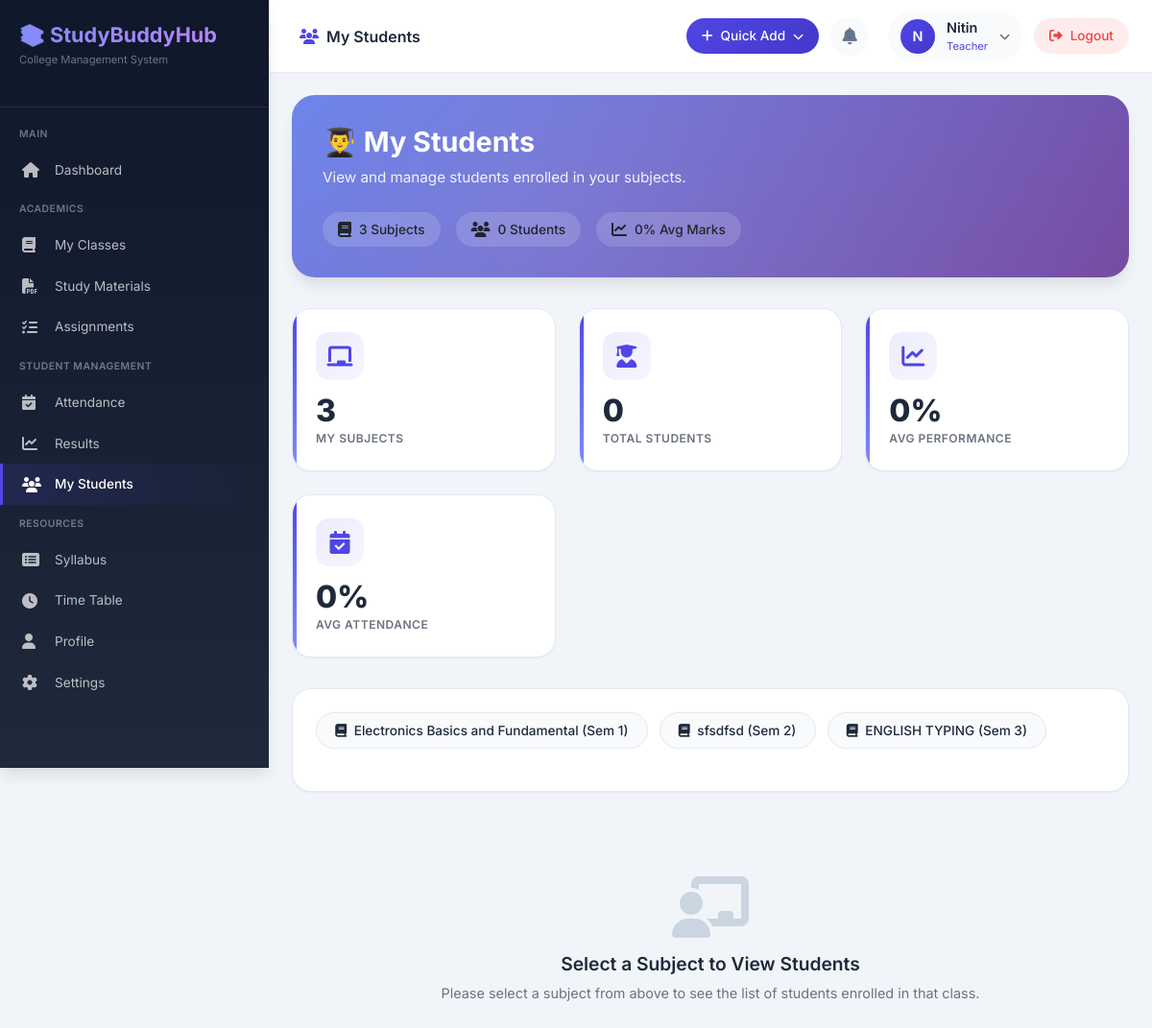
/teacher/students.php (signed in), run on the app's committed database.
### tables this page shows
CREATE TABLE `subjects` (
  `id` int(11) NOT NULL,
  `subject_code` varchar(20) NOT NULL,
  `subject_name` varchar(100) NOT NULL,
  `short_name` varchar(20) DEFAULT NULL,
  `credits` int(11) NOT NULL,
  `branch` varchar(50) NOT NULL,
  `semester` int(11) NOT NULL,
  `description` text DEFAULT NULL,
  `created_at` timestamp NOT NULL DEFAULT current_timestamp()
);

### teacher/students.php (the view, shortened to what this page needs)
<?php
$host = "localhost";
$user = "root";
$password = "";
$db = "users";
$data = mysqli_connect($host, $user, $password, $db);
$teacher_email = $_SESSION['email'] ?? '';
$teacher_name = $_SESSION['username'];
$teacher_query = mysqli_query($data, "SELECT * FROM teacher WHERE email='$teacher_email'");
$teacher_data = mysqli_fetch_assoc($teacher_query);
$teacher_id = $teacher_data['id'] ?? 0;
$subjects_query = mysqli_query($data, "
    SELECT DISTINCT s.id, s.subject_code, s.subject_name, s.semester, s.branch
    FROM teacher_subjects ts
    JOIN subjects s ON s.id = ts.subject_id
    WHERE ts.teacher_id = '$teacher_id'
    ORDER BY s.semester ASC, s.subject_name ASC
");
$assigned_subjects = [];
while ($subj = mysqli_fetch_assoc($subjects_query)) {
    $assigned_subjects[] = $subj;
}
$selected_subject = isset($_GET['subject_id']) ? intval($_GET['subject_id']) : 0;
$students = [];
$avg_attendance = 0;
$avg_performance = 0;
$total_students = count($students);
$avg_attendance = $total_students > 0 ? round($avg_attendance / $total_students) : 0;
$avg_performance = $total_students > 0 ? round($avg_performance / $total_students, 1) : 0;
?>
<!DOCTYPE html>
<html lang="en">
<head>
    <link href="https://cdn.jsdelivr.net/npm/bootstrap@5.3.0/dist/css/bootstrap.min.css" rel="stylesheet">
    <link rel="stylesheet" href="https://cdnjs.cloudflare.com/ajax/libs/font-awesome/6.4.0/css/all.min.css">
    <link href="https://unpkg.com/aos@2.3.1/dist/aos.css" rel="stylesheet">
</head>
<body>
<div class="teacher-wrap">
    <div class="sidebar" id="sidebar">
        <div class="sidebar-header">
            <h3>📚 StudyBuddyHub</h3>
            <p>College Management System</p>
        </div>
        <div class="sidebar-menu">
            <div class="menu-title">MAIN</div>
            <a href="dashboard.php"> <i class="fas fa-home"></i> <span>Dashboard</span> </a>
            <div class="menu-title">ACADEMICS</div>
            <a href="classes.php"> <i class="fas fa-book"></i> <span>My Classes</span> </a>
            <a href="materials.php"> <i class="fas fa-file-pdf"></i> <span>Study Materials</span> </a>
            <a href="assignments.php"> <i class="fas fa-tasks"></i> <span>Assignments</span> </a>
            <div class="menu-title">STUDENT MANAGEMENT</div>
            <a href="attendance.php"> <i class="fas fa-calendar-check"></i> <span>Attendance</span> </a>
            <a href="results.php"> <i class="fas fa-chart-line"></i> <span>Results</span> </a>
            <a href="students.php" class="active"> <i class="fas fa-users"></i> <span>My Students</span> </a>
            <div class="menu-title">RESOURCES</div>
            <a href="syllabus.php"> <i class="fas fa-list-alt"></i> <span>Syllabus</span> </a>
            <a href="timetable.php"> <i class="fas fa-clock"></i> <span>Time Table</span> </a>
            <a href="profile.php"> <i class="fas fa-user"></i> <span>Profile</span> </a>
            <a href="settings.php"> <i class="fas fa-cog"></i> <span>Settings</span> </a>
        </div>
    </div>
    <div class="main">
        <div class="topbar">
            <div class="d-flex align-items-center">
                <span class="page-title"><i class="fas fa-users me-2" style="color: var(--primary);"></i>My Students</span>
            </div>
            <div class="topbar-actions">
                <div class="quick-dropdown">
                    <button class="quick-add-btn" id="quickAddBtn">
                        <i class="fas fa-plus"></i> <span>Quick Add</span> <i class="fas fa-chevron-down" style="font-size: 0.7rem;"></i>
                    </button>
                </div>
                <div class="notification-badge me-2" onclick="viewNotifications()">
                    <i class="fas fa-bell"></i>
                </div>
                <div class="teacher-profile" onclick="toggleProfileMenu()">
                    <div class="teacher-avatar">
                        <?php if (!empty($_SESSION['profile_pic']) && file_exists(__DIR__ . '/../uploads/profile_pics/' . $_SESSION['profile_pic'])): ?>
                            <img src="../uploads/profile_pics/<?php echo htmlspecialchars($_SESSION['profile_pic']); ?>" alt="Avatar">
                        <?php else: ?>
                            <?php echo strtoupper(substr($teacher_name ?? 'T', 0, 1)); ?>
                        <?php endif; ?>
                    </div>
                    <div class="teacher-info">
                        <div class="teacher-name"><?php echo htmlspecialchars($teacher_name); ?></div>
                        <div class="teacher-role">Teacher</div>
                    </div>
                    <i class="fas fa-chevron-down" style="font-size: 0.7rem; color: #666;"></i>
                </div>
                <a href="../logout.php" class="logout-btn"> <i class="fas fa-sign-out-alt"></i> <span>Logout</span> </a>
            </div>
        </div>
        <div class="content">
            <div class="welcome-banner" data-aos="fade-up">
                <div class="welcome-content">
                    <h2>👨‍🎓 My Students</h2>
                    <p>View and manage students enrolled in your subjects.</p>
                    <div class="welcome-stats">
                        <div class="welcome-stat">
                            <i class="fas fa-book"></i>
                            <span><?php echo count($assigned_subjects); ?> Subjects</span>
                        </div>
                        <div class="welcome-stat">
                            <i class="fas fa-users"></i>
                            <span><?php echo $total_students; ?> Students</span>
                        </div>
                        <div class="welcome-stat">
                            <i class="fas fa-chart-line"></i>
                            <span><?php echo $avg_performance; ?>% Avg Marks</span>
                        </div>
                    </div>
                </div>
            </div>
            <div class="stats-grid" data-aos="fade-up" data-aos-delay="50">
                <div class="stat-card">
                    <div class="stat-icon"><i class="fas fa-chalkboard"></i></div>
                    <div class="stat-number"><?php echo count($assigned_subjects); ?></div>
                    <div class="stat-label">My Subjects</div>
                </div>
                <div class="stat-card">
                    <div class="stat-icon"><i class="fas fa-user-graduate"></i></div>
                    <div class="stat-number"><?php echo $total_students; ?></div>
                    <div class="stat-label">Total Students</div>
                </div>
                <div class="stat-card">
                    <div class="stat-icon"><i class="fas fa-chart-line"></i></div>
                    <div class="stat-number"><?php echo $avg_performance; ?>%</div>
                    <div class="stat-label">Avg Performance</div>
                </div>
                <div class="stat-card">
                    <div class="stat-icon"><i class="fas fa-calendar-check"></i></div>
                    <div class="stat-number"><?php echo $avg_attendance; ?>%</div>
                    <div class="stat-label">Avg Attendance</div>
                </div>
            </div>
            <div class="filter-card" data-aos="fade-up" data-aos-delay="100">
                <div class="subject-selector">
                    <?php foreach ($assigned_subjects as $subject): ?>
                    <a href="?subject_id=<?php echo $subject['id']; ?>" class="subject-chip <?php echo $selected_subject == $subject['id'] ? 'active' : ''; ?>">
                        <i class="fas fa-book me-1"></i> <?php echo htmlspecialchars($subject['subject_name']); ?> (Sem <?php echo $subject['semester']; ?>)
                    </a>
                    <?php endforeach; ?>
                </div>
            </div>
            <div class="students-grid-container" data-aos="fade-up" data-aos-delay="150">
                <?php if ($selected_subject == 0): ?>
                    <div class="empty-state">
                        <i class="fas fa-chalkboard-teacher"></i>
                        <h5>Select a Subject to View Students</h5>
                        <p>Please select a subject from above to see the list of students enrolled in that class.</p>
                    </div>
                <?php endif; ?>
            </div>
        </div>
    </div>
</div>
</body>
</html>

### data on the page
subjects: subject_name "Electronics Basics and Fundamental", semester "1"
subjects: subject_name "sfsdfsd", semester "2"
subjects: subject_name "ENGLISH TYPING", semester "3"

### other printed values
substr($teacher_name ?? 'T', 0, 1) "N"
$teacher_name "Nitin"
count($assigned_subjects) "3"
$total_students "0"
$avg_performance "0"
$avg_attendance "0"
